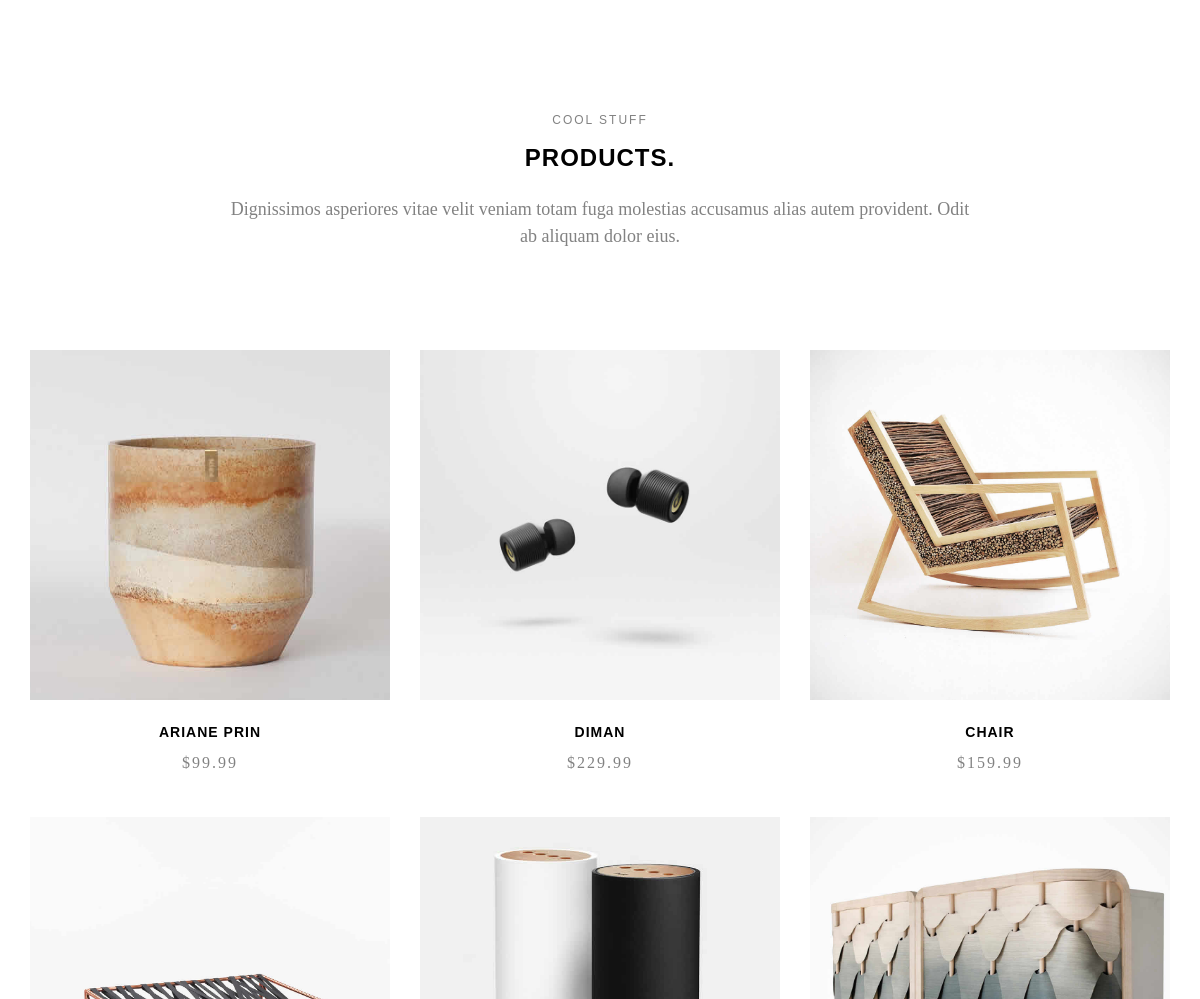
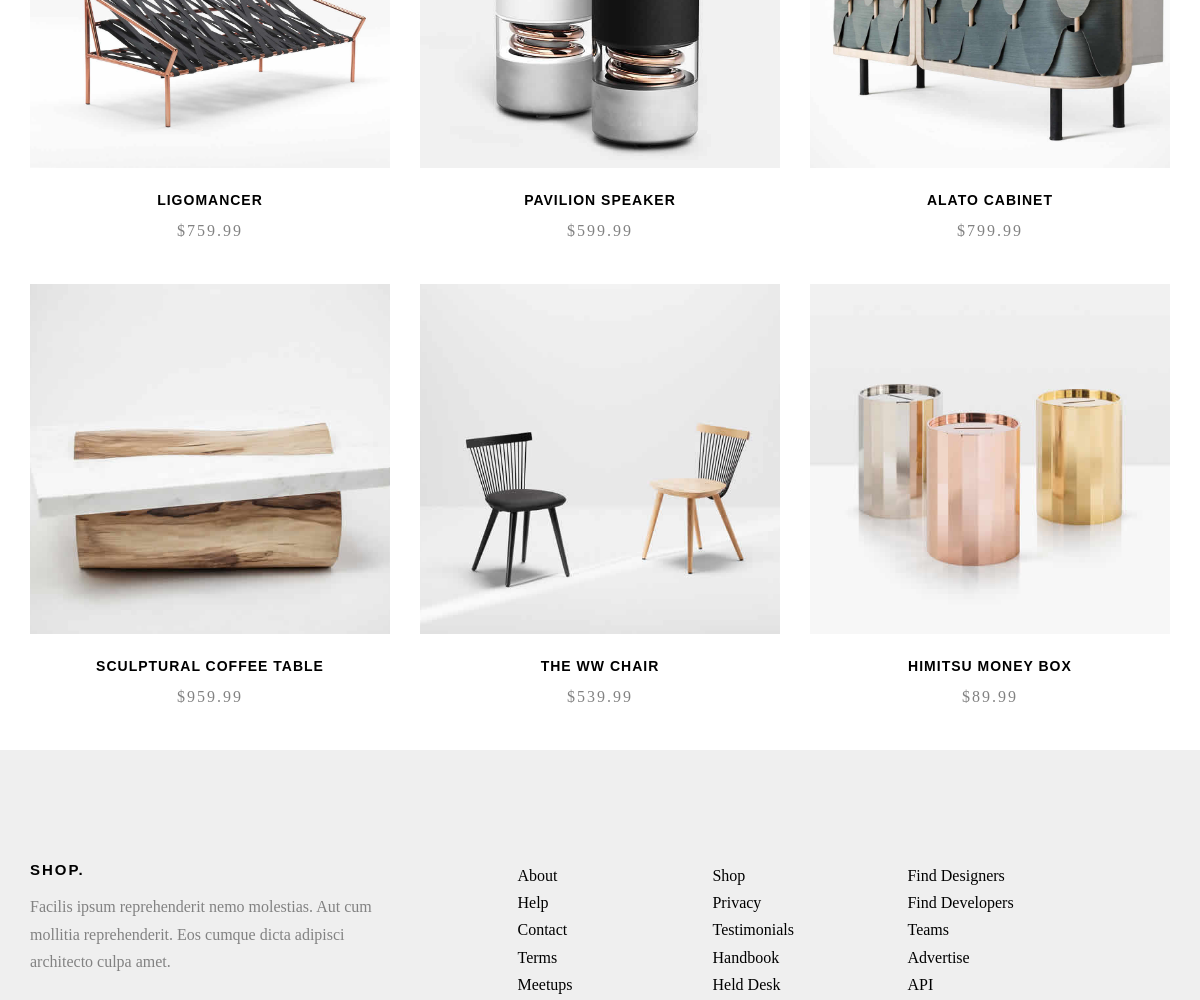
The page /products (middle part) on the database as committed earlier (2 pictures, top to bottom).
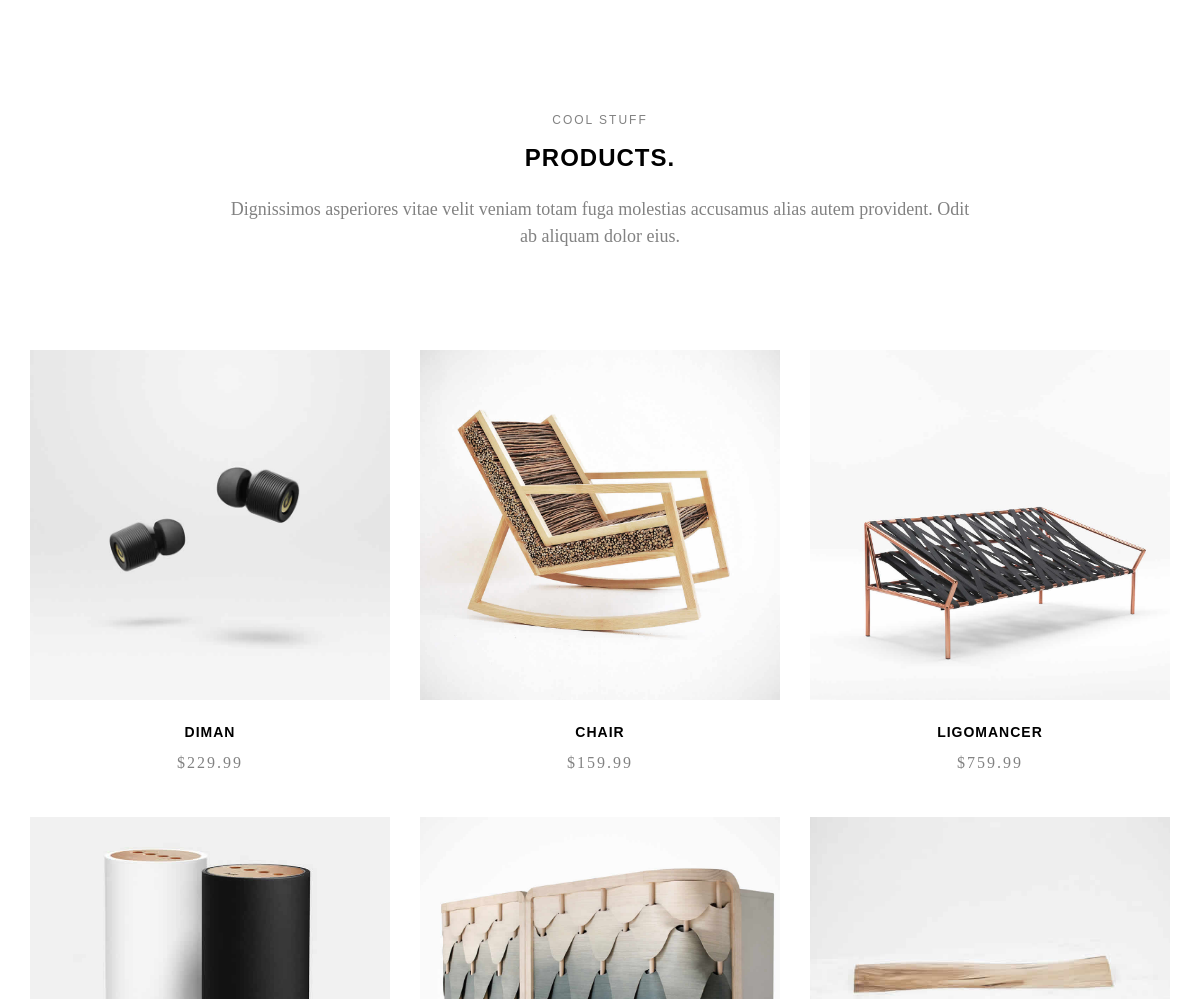
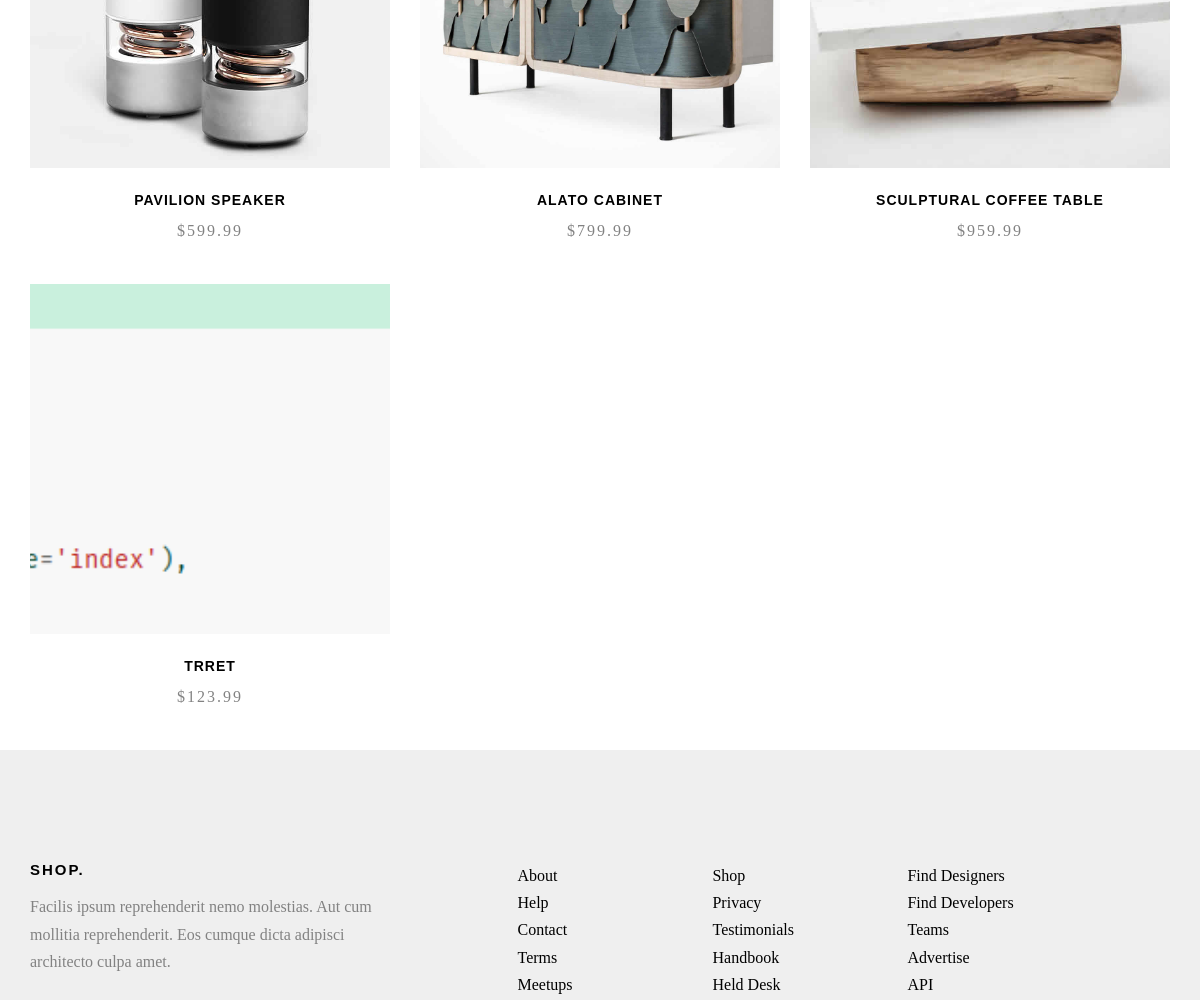
The same page on the database as committed later (2 pictures, top to bottom).
### main/models.py (models this page shows, shortened)
class Product(models.Model):
    title = models.CharField(max_length=50)
    price = models.DecimalField(max_digits=7, decimal_places=2)
    text = models.TextField(max_length=1000)
    image = models.ImageField(null=True, blank=True,default=None)
    @property
    def imageURL(self):
        try:
            url = self.image.url
        except:
            url = ''
        return url

### main/views.py (the view)
# urls.py: path('products',views.ProductView.as_view(),name='product'),
class ProductView(ListView):
    template_name = "main/product.html"
    model = Product
    context_object_name = "products"

### templates/main/product.html (shortened to what this page needs)
{% extends 'main/base.html' %}
{% load static %}
	{% block body %}
	<div id="fh5co-product">
		<div class="container">
			<div class="row animate-box">
				<div class="col-md-8 col-md-offset-2 text-center fh5co-heading">
					<span>Cool Stuff</span>
					<h2>Products.</h2>
					<p>Dignissimos asperiores vitae velit veniam totam fuga molestias accusamus alias autem provident. Odit ab aliquam dolor eius.</p>
				</div>
			</div>
			<div class="row">
				{% for i in products %}
				<div class="col-md-4 text-center animate-box">
					<div class="product">
						<div class="product-grid" style="background-image:url({{i.imageURL}});">
						</div>
						<div class="desc">
							<h3><a href="{% url 'single' i.id %}">{{ i.title }}</a></h3>
							<span class="price">${{ i.price }}</span>
						</div>
					</div>
				</div>
				{% endfor %}
		</div>
	</div>
	{% include 'main/footer.html' %}
	</div>
{% endblock %}

Rows that differ between the two databases and show on the page:
removed Product: imageURL (picture), title "ARIANE PRIN", price "99.99"
removed Product: imageURL (picture), title "THE WW CHAIR", price "539.99"
removed Product: imageURL (picture), title "HIMITSU MONEY BOX", price "89.99"
added Product: imageURL (picture), title "TRRET", price "123.99"
